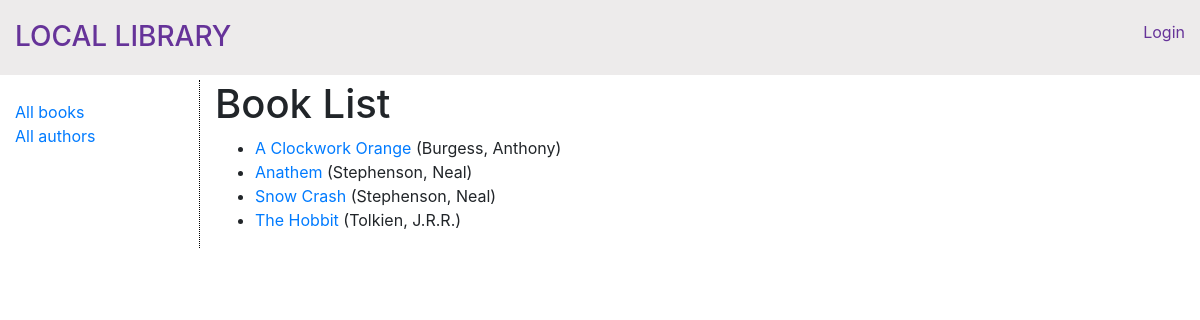
/catalog/books/, run on the app's committed database.
### catalog/models.py (models this page shows, shortened)
class Book(models.Model):
    title = models.CharField(max_length=200)
    author = models.ForeignKey('Author', on_delete=models.SET_NULL, null=True)
    summary = models.TextField(max_length=1000, help_text='Enter a brief description of the book')
    isbn = models.CharField('ISBN', max_length=13, help_text='13 Character <a href="https://www.isbn-international.org/content/what-isbn">ISBN number</a>')
    genre = models.ManyToManyField(Genre, help_text='Select a genre for this book')
    language = models.ForeignKey(Language, on_delete=models.SET_NULL, null=True)
    class Meta():
        ordering = ['title']
    def get_absolute_url(self):
        return reverse('book-detail', args=[str(self.id)])
    def display_genre(self):
        """Create a string for the Genre. This is required to display genre in Admin."""
        return ', '.join(genre.name for genre in self.genre.all()[:3])
    display_genre.short_description = 'Genre'
    '''
    def display_language(self):
        """Create a string for the Language. This is required to display language in Admin."""
        return self.language.name

    display_language.short_description = 'Language'
    '''

class Author(models.Model):
    first_name = models.CharField(max_length=100)
    last_name = models.CharField(max_length=100)
    date_of_birth = models.DateField(null=True, blank=True)
    date_of_death = models.DateField('Died', null=True, blank=True)
    class Meta:
        ordering = ['last_name', 'first_name']
    def __str__(self):
        return f'{self.last_name}, {self.first_name}'

### catalog/views.py (the view)
# urls.py: path('books/', views.BookListView.as_view(), name='books'),
class BookListView(generic.ListView):
    model = Book
    paginate_by = 10

### catalog/templates/catalog/book_list.html
{% extends "base_generic.html" %}
{% block content %}
  <h1>Book List</h1>
  {% if book_list %}
  <ul>
    {% for book in book_list %}
      <li>
        <a href="{{ book.get_absolute_url }}">{{ book.title }}</a> ({{book.author}})
      </li>
    {% endfor %}
  </ul>
  {% else %}
    <p>There are no books in the library.</p>
  {% endif %}
{% endblock %}

### data on the page
Book: title "A Clockwork Orange", author "Burgess, Anthony"
Book: title "Anathem", author "Stephenson, Neal"
Book: title "Snow Crash", author "Stephenson, Neal"
Book: title "The Hobbit", author "Tolkien, J.R.R."
